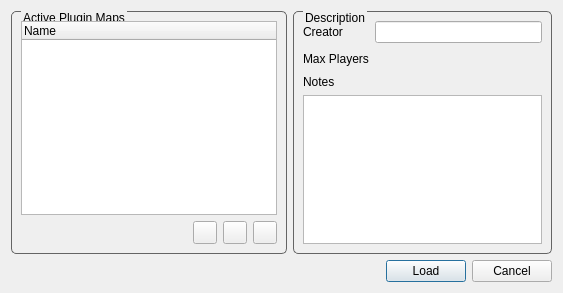
<?xml version="1.0" encoding="UTF-8"?>
<ui version="4.0">
 <class>ManageMapsDialog</class>
 <widget class="QDialog" name="ManageMapsDialog">
  <property name="geometry">
   <rect>
    <x>0</x>
    <y>0</y>
    <width>563</width>
    <height>293</height>
   </rect>
  </property>
  <property name="windowTitle">
   <string>Manage Maps</string>
  </property>
  <property name="styleSheet">
   <string notr="true">QGroupBox {
border: 1px solid rgb(100,100,100);
border-radius: 5px;
margin-top: 2ex;
}

QGroupBox::title {
subcontrol-origin: margin;
left: 10px;
}</string>
  </property>
  <layout class="QVBoxLayout" name="verticalLayout_4">
   <item>
    <layout class="QFormLayout" name="formLayout_2">
     <item row="0" column="0">
      <widget class="QGroupBox" name="groupBox">
       <property name="title">
        <string>Active Plugin Maps</string>
       </property>
       <layout class="QVBoxLayout" name="verticalLayout_3">
        <item>
         <widget class="QTreeWidget" name="mMapsTW">
          <property name="indentation">
           <number>0</number>
          </property>
          <column>
           <property name="text">
            <string>Name</string>
           </property>
          </column>
         </widget>
        </item>
        <item>
         <layout class="QHBoxLayout" name="horizontalLayout_6">
          <item>
           <spacer name="horizontalSpacer_4">
            <property name="orientation">
             <enum>Qt::Horizontal</enum>
            </property>
            <property name="sizeHint" stdset="0">
             <size>
              <width>40</width>
              <height>20</height>
             </size>
            </property>
           </spacer>
          </item>
          <item>
           <widget class="QToolButton" name="mAddPluginBtn">
            <property name="text">
             <string/>
            </property>
            <property name="icon">
             <iconset resource="toolkit.qrc">
              <normaloff>:/VecTB/icons/toolbars/New_Map.png</normaloff>
              <disabledoff>:/VecTB/icons/toolbars/New_Map_Disabled.png</disabledoff>:/VecTB/icons/toolbars/New_Map.png</iconset>
            </property>
           </widget>
          </item>
          <item>
           <widget class="QToolButton" name="mEditPluginBtn">
            <property name="text">
             <string/>
            </property>
            <property name="icon">
             <iconset resource="toolkit.qrc">
              <normaloff>:/VecTB/icons/toolbars/Edit.png</normaloff>
              <disabledoff>:/VecTB/icons/toolbars/Edit_Disabled.png</disabledoff>:/VecTB/icons/toolbars/Edit.png</iconset>
            </property>
           </widget>
          </item>
          <item>
           <widget class="QToolButton" name="mDelPluginBtn">
            <property name="text">
             <string/>
            </property>
            <property name="icon">
             <iconset resource="toolkit.qrc">
              <normaloff>:/VecTB/icons/toolbars/Delete.png</normaloff>
              <disabledoff>:/VecTB/icons/toolbars/Delete_Disabled.png</disabledoff>:/VecTB/icons/toolbars/Delete.png</iconset>
            </property>
           </widget>
          </item>
         </layout>
        </item>
       </layout>
      </widget>
     </item>
     <item row="0" column="1">
      <widget class="QGroupBox" name="groupBox_2">
       <property name="title">
        <string>Description</string>
       </property>
       <layout class="QVBoxLayout" name="verticalLayout_2">
        <item>
         <layout class="QFormLayout" name="formLayout">
          <item row="0" column="0">
           <widget class="QLabel" name="label">
            <property name="text">
             <string>Creator</string>
            </property>
           </widget>
          </item>
          <item row="0" column="1">
           <widget class="QLineEdit" name="mCreatorLE">
            <property name="readOnly">
             <bool>true</bool>
            </property>
           </widget>
          </item>
          <item row="1" column="0">
           <widget class="QLabel" name="label_2">
            <property name="text">
             <string>Max Players</string>
            </property>
           </widget>
          </item>
          <item row="1" column="1">
           <layout class="QHBoxLayout" name="horizontalLayout_3">
            <item>
             <spacer name="horizontalSpacer_2">
              <property name="orientation">
               <enum>Qt::Horizontal</enum>
              </property>
              <property name="sizeHint" stdset="0">
               <size>
                <width>40</width>
                <height>20</height>
               </size>
              </property>
             </spacer>
            </item>
            <item>
             <widget class="QLabel" name="mMaxPlayersLbl">
              <property name="text">
               <string/>
              </property>
             </widget>
            </item>
           </layout>
          </item>
         </layout>
        </item>
        <item>
         <layout class="QVBoxLayout" name="verticalLayout">
          <item>
           <widget class="QLabel" name="label_3">
            <property name="text">
             <string>Notes</string>
            </property>
           </widget>
          </item>
          <item>
           <widget class="QPlainTextEdit" name="mNotesTextBox">
            <property name="readOnly">
             <bool>true</bool>
            </property>
           </widget>
          </item>
         </layout>
        </item>
       </layout>
      </widget>
     </item>
    </layout>
   </item>
   <item>
    <layout class="QHBoxLayout" name="horizontalLayout_2">
     <item>
      <spacer name="horizontalSpacer">
       <property name="orientation">
        <enum>Qt::Horizontal</enum>
       </property>
       <property name="sizeHint" stdset="0">
        <size>
         <width>40</width>
         <height>20</height>
        </size>
       </property>
      </spacer>
     </item>
     <item>
      <widget class="QPushButton" name="mLoadBtn">
       <property name="text">
        <string>Load</string>
       </property>
      </widget>
     </item>
     <item>
      <widget class="QPushButton" name="mCancelBtn">
       <property name="text">
        <string>Cancel</string>
       </property>
      </widget>
     </item>
    </layout>
   </item>
  </layout>
 </widget>
 <resources>
  <include location="toolkit.qrc"/>
 </resources>
 <connections>
  <connection>
   <sender>mAddPluginBtn</sender>
   <signal>clicked()</signal>
   <receiver>ManageMapsDialog</receiver>
   <slot>onNewMap()</slot>
   <hints>
    <hint type="sourcelabel">
     <x>216</x>
     <y>240</y>
    </hint>
    <hint type="destinationlabel">
     <x>122</x>
     <y>224</y>
    </hint>
   </hints>
  </connection>
  <connection>
   <sender>mEditPluginBtn</sender>
   <signal>clicked()</signal>
   <receiver>ManageMapsDialog</receiver>
   <slot>onEditMap()</slot>
   <hints>
    <hint type="sourcelabel">
     <x>245</x>
     <y>240</y>
    </hint>
    <hint type="destinationlabel">
     <x>204</x>
     <y>224</y>
    </hint>
   </hints>
  </connection>
  <connection>
   <sender>mDelPluginBtn</sender>
   <signal>clicked()</signal>
   <receiver>ManageMapsDialog</receiver>
   <slot>onDeleteMap()</slot>
   <hints>
    <hint type="sourcelabel">
     <x>274</x>
     <y>240</y>
    </hint>
    <hint type="destinationlabel">
     <x>250</x>
     <y>224</y>
    </hint>
   </hints>
  </connection>
  <connection>
   <sender>mMapsTW</sender>
   <signal>itemPressed(QTreeWidgetItem*,int)</signal>
   <receiver>ManageMapsDialog</receiver>
   <slot>onMapItemPressed(QTreeWidgetItem*,int)</slot>
   <hints>
    <hint type="sourcelabel">
     <x>100</x>
     <y>177</y>
    </hint>
    <hint type="destinationlabel">
     <x>61</x>
     <y>273</y>
    </hint>
   </hints>
  </connection>
  <connection>
   <sender>mLoadBtn</sender>
   <signal>pressed()</signal>
   <receiver>ManageMapsDialog</receiver>
   <slot>onLoad()</slot>
   <hints>
    <hint type="sourcelabel">
     <x>407</x>
     <y>263</y>
    </hint>
    <hint type="destinationlabel">
     <x>340</x>
     <y>269</y>
    </hint>
   </hints>
  </connection>
  <connection>
   <sender>mCancelBtn</sender>
   <signal>pressed()</signal>
   <receiver>ManageMapsDialog</receiver>
   <slot>onCancel()</slot>
   <hints>
    <hint type="sourcelabel">
     <x>505</x>
     <y>269</y>
    </hint>
    <hint type="destinationlabel">
     <x>255</x>
     <y>271</y>
    </hint>
   </hints>
  </connection>
  <connection>
   <sender>mMapsTW</sender>
   <signal>itemChanged(QTreeWidgetItem*,int)</signal>
   <receiver>ManageMapsDialog</receiver>
   <slot>onMapItemChanged(QTreeWidgetItem*,int)</slot>
   <hints>
    <hint type="sourcelabel">
     <x>178</x>
     <y>170</y>
    </hint>
    <hint type="destinationlabel">
     <x>149</x>
     <y>270</y>
    </hint>
   </hints>
  </connection>
 </connections>
 <slots>
  <slot>onMapItemPressed(QTreeWidgetItem*,int)</slot>
  <slot>onNewMap()</slot>
  <slot>onDeleteMap()</slot>
  <slot>onEditMap()</slot>
  <slot>onLoad()</slot>
  <slot>onCancel()</slot>
  <slot>onMapItemChanged(QTreeWidgetItem*,int)</slot>
 </slots>
</ui>
